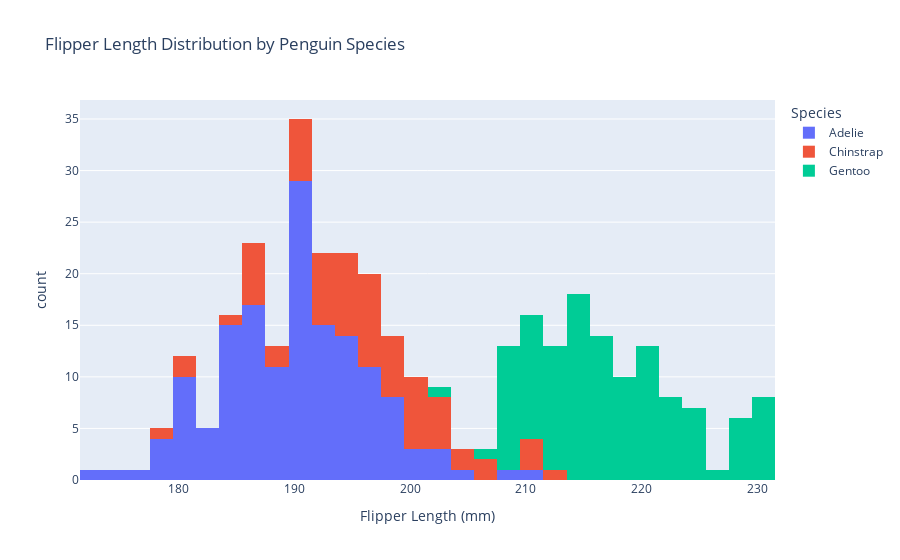

The notebook cell saved with this chart:
### Markdown cell above
NOTE: Scroll down to find the final version of the visualizations, majority of the notebook is testing out the code and seeing how it looks

### Code cell
import pandas as pd
import plotly.express as px

# Load the dataset
url = "https://raw.githubusercontent.com/mwaskom/seaborn-data/master/penguins.csv"
df = pd.read_csv(url)

# Create the histogram
fig = px.histogram(
    df, 
    x="flipper_length_mm", 
    color="species", 
    title="Flipper Length Distribution by Penguin Species",
    labels={"flipper_length_mm": "Flipper Length (mm)", "species": "Species"},
    nbins=30  # Adjust the number of bins if necessary
)

# Show the plot
fig.show()

### Figure 1 — Plotly figure (JSON) as saved in the notebook; plotly's stock layout.template omitted (floating-point values rounded to 4 significant figures; data arrays with more than 128 entries replaced by an {"elided": "..."} marker saying what was removed)
{"data": [{"alignmentgroup": "True", "bingroup": "x", "hovertemplate": "Species=Adelie<br>Flipper Length (mm)=%{x}<br>count=%{y}<extra></extra>", "legendgroup": "Adelie", "marker": {"color": "#636efa", "pattern": {"shape": ""}}, "name": "Adelie", "nbinsx": 30, "offsetgroup": "Adelie", "orientation": "v", "showlegend": true, "type": "histogram", "x": {"elided": "152 int values"}, "xaxis": "x", "yaxis": "y"}, {"alignmentgroup": "True", "bingroup": "x", "hovertemplate": "Species=Chinstrap<br>Flipper Length (mm)=%{x}<br>count=%{y}<extra></extra>", "legendgroup": "Chinstrap", "marker": {"color": "#EF553B", "pattern": {"shape": ""}}, "name": "Chinstrap", "nbinsx": 30, "offsetgroup": "Chinstrap", "orientation": "v", "showlegend": true, "type": "histogram", "x": [192, 196, 193, 188, 197, 198, 178, 197, 195, 198, 193, 194, 185, 201, 190, 201, 197, 181, 190, 195, 181, 191, 187, 193, 195, 197, 200, 200, 191, 205, 187, 201, 187, 203, 195, 199, 195, 210, 192, 205, 210, 187, 196, 196, 196, 201, 190, 212, 187, 198, 199, 201, 193, 203, 187, 197, 191, 203, 202, 194, 206, 189, 195, 207, 202, 193, 210, 198], "xaxis": "x", "yaxis": "y"}, {"alignmentgroup": "True", "bingroup": "x", "hovertemplate": "Species=Gentoo<br>Flipper Length (mm)=%{x}<br>count=%{y}<extra></extra>", "legendgroup": "Gentoo", "marker": {"color": "#00cc96", "pattern": {"shape": ""}}, "name": "Gentoo", "nbinsx": 30, "offsetgroup": "Gentoo", "orientation": "v", "showlegend": true, "type": "histogram", "x": [211, 230, 210, 218, 215, 210, 211, 219, 209, 215, 214, 216, 214, 213, 210, 217, 210, 221, 209, 222, 218, 215, 213, 215, 215, 215, 216, 215, 210, 220, 222, 209, 207, 230, 220, 220, 213, 219, 208, 208, 208, 225, 210, 216, 222, 217, 210, 225, 213, 215, 210, 220, 210, 225, 217, 220, 208, 220, 208, 224, 208, 221, 214, 231, 219, 230, 214, 229, 220, 223, 216, 221, 221, 217, 216, 230, 209, 220, 215, 223, 212, 221, 212, 224, 212, 228, 218, 218, 212, 230, 218, 228, 212, 224, 214, 226, 216, 222, 203, 225, 219, 228, 215, 228, 216, 215, 210, 219, 208, 209, 216, 229, 213, 230, 217, 230, 217, 222, 214, null, 215, 222, 212, 213], "xaxis": "x", "yaxis": "y"}], "layout": {"barmode": "relative", "legend": {"title": {"text": "Species"}, "tracegroupgap": 0}, "title": {"text": "Flipper Length Distribution by Penguin Species"}, "xaxis": {"anchor": "y", "domain": [0, 1], "title": {"text": "Flipper Length (mm)"}}, "yaxis": {"anchor": "x", "domain": [0, 1], "title": {"text": "count"}}}}
